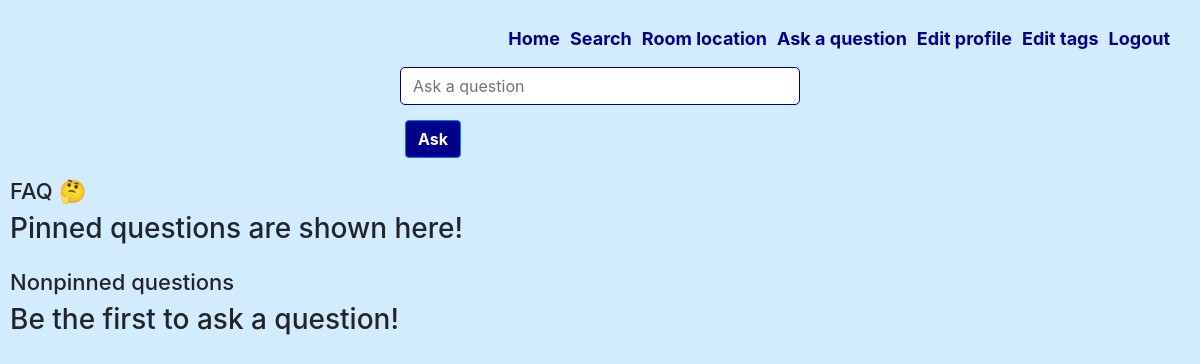
/faq.php (signed in), run on an earlier commit of the app's database.
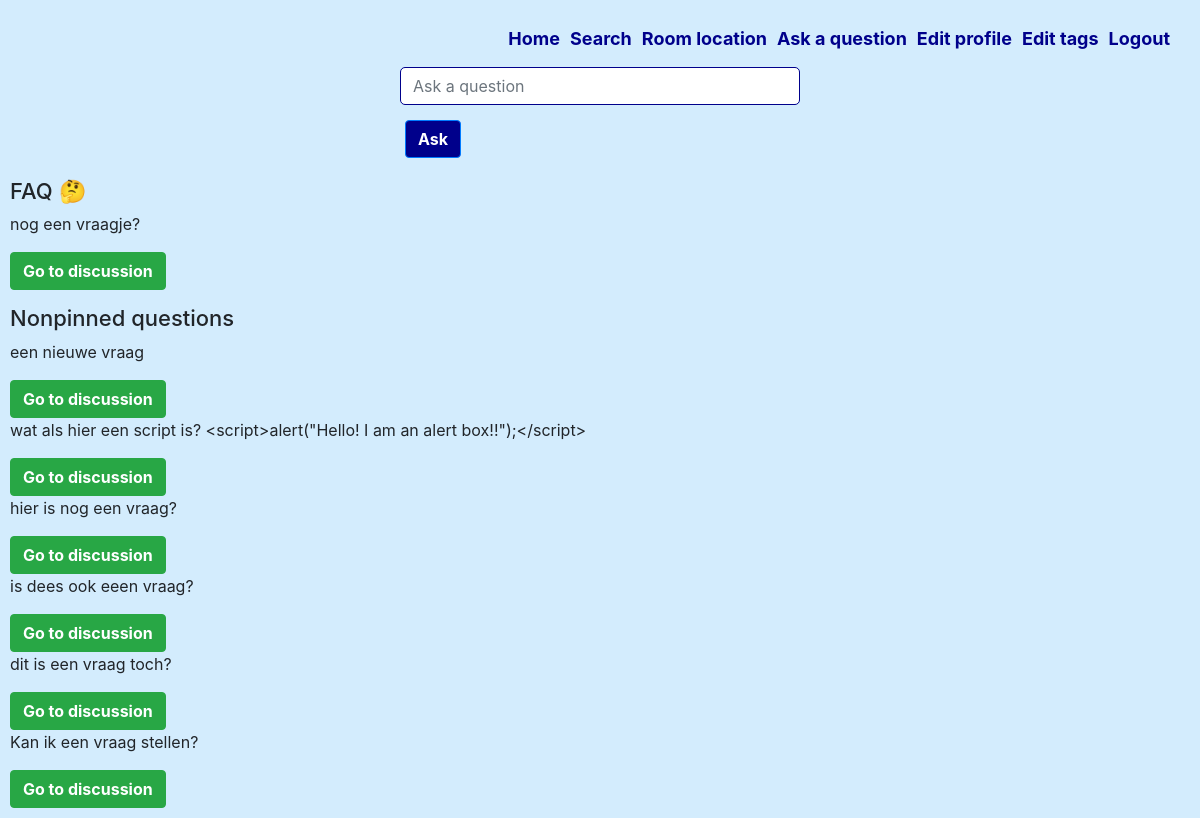
And on a later commit of the database.
### tables this page shows
CREATE TABLE IF NOT EXISTS `questions` (
  `id` int(11) NOT NULL AUTO_INCREMENT,
  `question` varchar(300) NOT NULL,
  `pinned` tinyint(1) NOT NULL,
  PRIMARY KEY (`id`)
);

### classes/Faq.php (called while the page is built, shortened)
<?php
    class Faq {
        public function getAllQuestions($pin){
            $pin = $pin;
            $conn = DB::getConnection();
            $statement = $conn->prepare("SELECT * FROM `questions` WHERE `pinned` = :pin ORDER BY `id` DESC");
            $statement->bindValue(':pin', $pin);
            $statement->execute();
            $result = $statement->fetchAll(PDO::FETCH_ASSOC);
            return $result;
        }
    }
?>

### faq.php (the view, shortened to what this page needs)
<?php
    include_once(__DIR__ . "/classes/Faq.php");
    if(isset($_SESSION['user'])){
        $list = new Faq;
        $noPin = $list->getAllQuestions(0);
        $pinned = $list->getAllQuestions(1);
    } else {
        header("Location: logout.php");
    }
?><!DOCTYPE html>
<html lang="en">
<head>
    <link rel="stylesheet" href="https://stackpath.bootstrapcdn.com/bootstrap/4.4.1/css/bootstrap.min.css">
    <link rel="stylesheet" href="./../../css/style.css" />
</head>
<body>
<?php include_once('includes/nav.inc.php'); ?>
    <form action="" method="post">
        <div class="form-group">
            <input type="text" name="question" class="form-control" placeholder="Ask a question">
            <input type="submit" name="ask" value="Ask" class="btn btn-primary">
        </div>
    </form>
    <div>
    <h2>FAQ 🤔</h2>
        <?php if(!empty($pinned)): ?>
            <?php foreach($pinned as $p): ?>
                <p><?php echo htmlspecialchars($p['question']); ?></p>
                <a href="discussion.php?id=<?php echo htmlspecialchars($p['id']); ?>" class="btn btn-success">Go to discussion</a>
            <?php endforeach; ?>
        <?php else: ?>
            <?php echo '<h3>Pinned questions are shown here!</h3>' ?>
        <?php endif; ?>
    </div>
    <div>
    <h2>Nonpinned questions</h2>
        <?php if(!empty($noPin)): ?>
            <?php foreach($noPin as $np): ?>
                <p><?php echo htmlspecialchars($np['question']); ?></p>
                <a href="discussion.php?id=<?php echo htmlspecialchars($np['id']); ?>" class="btn btn-success">Go to discussion</a>
            <?php endforeach; ?>
        <?php else: ?>
            <?php echo '<h3>Be the first to ask a question!</h3>' ?>
        <?php endif; ?>
    </div>
</body>
</html>

### includes/nav.inc.php
<nav class="mainnav">
    <a href="match.php">Home</a>
    <a href="search.php">Search</a>
    <a href="room.php">Room location</a>
    <a href="faq.php">Ask a question</a>
    <a href="profile.php">Edit profile</a>
    <a href="tags.php">Edit tags</a>
    <a href="logout.php">Logout</a>
</nav>

### css/style.css (style rules this page uses)
body { background-color: #D3ECFD; padding: 10px; }
.mainnav { display: flex; justify-content: space-evenly; }
a { text-decoration: none; display: block; }
.mainnav a { padding: 5px; align-items: flex-end; text-decoration: none; color: darkblue; }
nav { padding: 10px 15px; font-size: 18px; font-weight: bolder; }
h2 { font-size: 22px; padding-top: 15px; }
.form-group { width: 25em; display: block; margin: 0 auto; }
.form-control { border: 1px solid darkblue; border-radius: 5px; }
.btn { font-weight: bold; }
.btn-primary { background-color: darkblue; margin: 5px; margin-top: 15px; }
@media (min-width: 800px) { .mainnav { justify-content: flex-end; } }

What changed in the data, as far as the page shows it:
added questions: question "nog een vraagje?", shown under "FAQ 🤔"
added questions: question "een nieuwe vraag", shown under "Nonpinned questions"
added questions: question "wat als hier een script is? <script>alert(\"Hello! I am an alert box!!\");</script>", shown under "Nonpinned questions"
added questions: question "hier is nog een vraag?", shown under "Nonpinned questions"
added questions: question "is dees ook eeen vraag?", shown under "Nonpinned questions"
added questions: question "dit is een vraag toch?", shown under "Nonpinned questions"
added questions: question "Kan ik een vraag stellen?", shown under "Nonpinned questions"
Also different on the page:
text no longer shown: "Pinned questions are shown here! Be the first to ask a question!"
